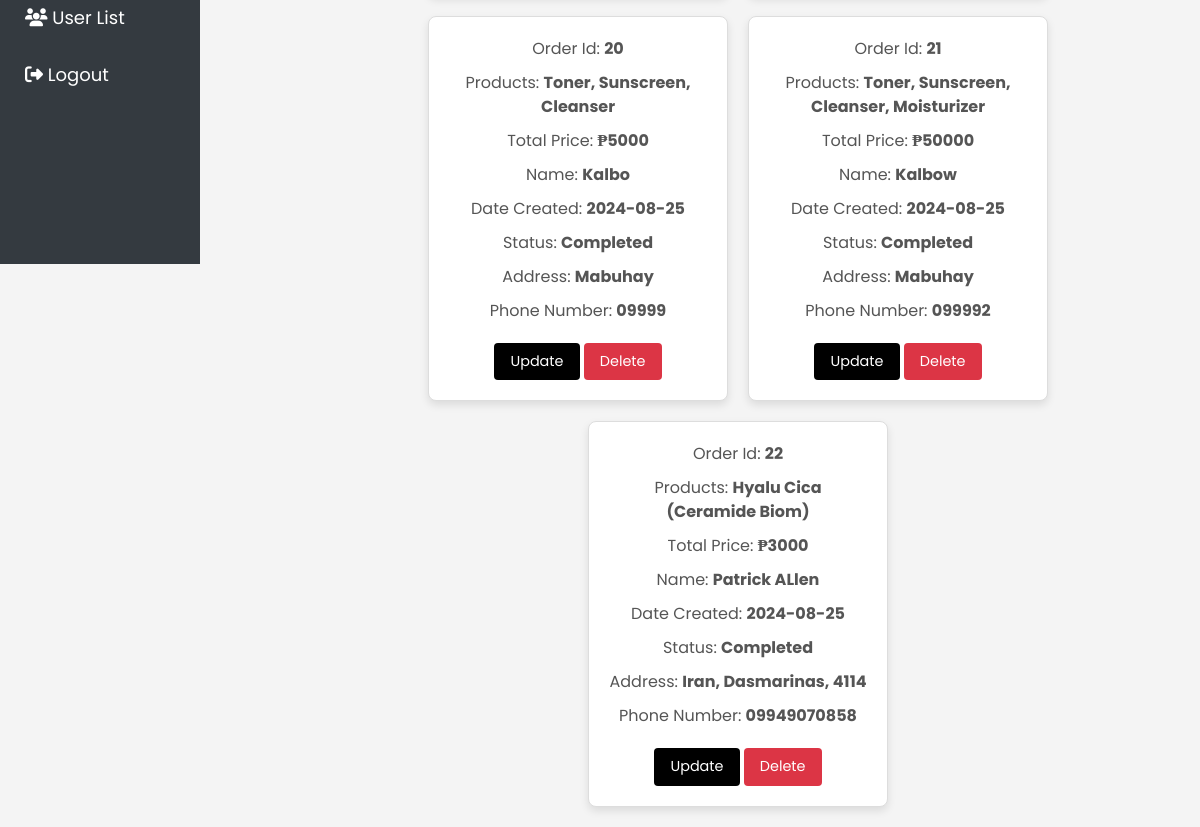
/admin_orders.php (lower part), run on an earlier commit of the app's database.
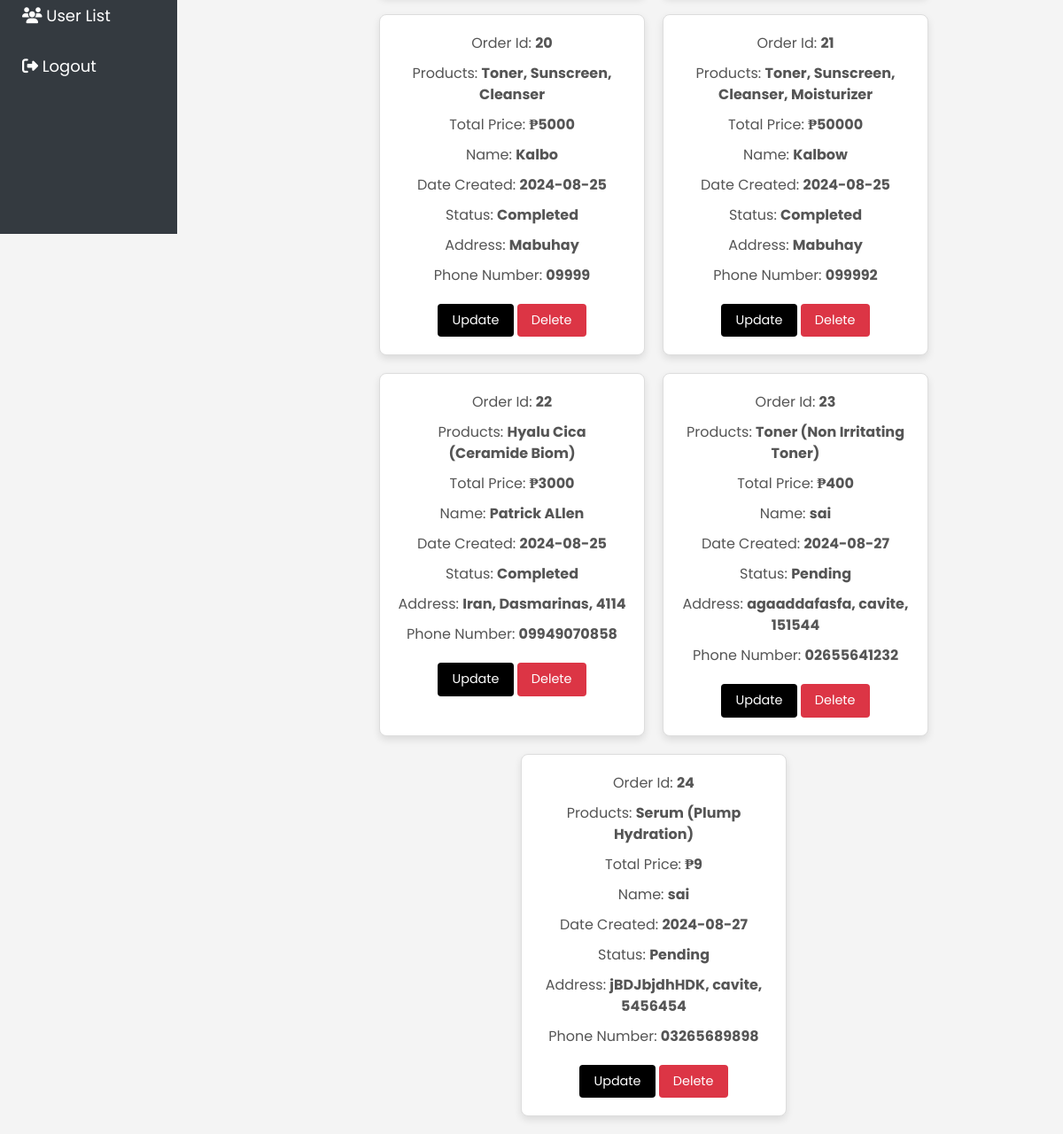
And on a later commit of the database.
### tables this page shows
CREATE TABLE `orders` (
  `id` int(100) NOT NULL,
  `user_id` int(100) NOT NULL,
  `name` varchar(20) NOT NULL,
  `number` varchar(11) NOT NULL,
  `email` varchar(50) NOT NULL,
  `method` varchar(50) NOT NULL,
  `address` varchar(500) NOT NULL,
  `product_names` varchar(1000) NOT NULL,
  `total_price` int(100) NOT NULL,
  `placed_on` date NOT NULL DEFAULT current_timestamp(),
  `payment_status` varchar(20) NOT NULL DEFAULT 'Pending'
);

### admin_orders.php (the view, shortened to what this page needs)
<?php
include('db.php');
?>
<!DOCTYPE html>
<html lang="en">
<head>
   <link href="https://stackpath.bootstrapcdn.com/bootstrap/4.5.2/css/bootstrap.min.css" rel="stylesheet">
   <link rel="stylesheet" href="https://cdnjs.cloudflare.com/ajax/libs/font-awesome/6.1.1/css/all.min.css">
   <link rel="stylesheet" href="admin_orderss.css">
</head>
<body>
<div class="sidebar">
        <a href="user_list.php"><i class="fas fa-users"></i><span> User List</span></a>
        <a href="admin_logout.php"><i class="fas fa-sign-out-alt"></i><span> Logout</span></a>
</div>
<center>
<center>
<section class="orders">
<div class="box-container">
   <?php
   $select_orders = $conn->prepare("SELECT * FROM `orders`");
   $select_orders->execute();
   $result = $select_orders->get_result();
   if ($result->num_rows > 0) {
       while ($fetch_orders = $result->fetch_assoc()) {
   ?>
   <div class="box">
      <p>Order Id: <span><?= htmlspecialchars($fetch_orders['id']); ?></span></p>
      <p>Products: <span><?= htmlspecialchars($fetch_orders['product_names']); ?></span></p>
      <p>Total Price: <span>₱<?= htmlspecialchars($fetch_orders['total_price']); ?></span></p>
      <p>Name: <span><?= htmlspecialchars($fetch_orders['name']); ?></span></p>
      <p>Date Created:  <span><?= htmlspecialchars($fetch_orders['placed_on']); ?></span></p>
      <p>Status: <span><?= htmlspecialchars($fetch_orders['payment_status']); ?></span></p>
      <p>Address: <span><?= htmlspecialchars($fetch_orders['address']); ?></span></p>
      <p>Phone Number: <span><?= htmlspecialchars($fetch_orders['number']); ?></span></p>
      <div class="flex-btn">
         <a href="update_orders.php?id=<?= htmlspecialchars($fetch_orders['id']); ?>" class="option-btn">Update</a>
         <a href="admin_orders.php?delete=<?= htmlspecialchars($fetch_orders['id']); ?>" class="delete-btn" onclick="return confirm('Delete this order?');">Delete</a>
      </div>
   </div>
   <?php
       }
   } else {
       echo '<p class="empty">No Orders Placed Yet!</p>';
   }
   ?>
</div>
</section>
</center>
</body>
</html>

What changed in the data, as far as the page shows it:
added orders: id "23", product_names "Toner (Non Irritating Toner)", total_price "400", name "sai", placed_on "2024-08-27", payment_status "Pending", address "agaaddafasfa, cavite, 151544", number "02655641232"
added orders: id "24", product_names "Serum (Plump Hydration)", total_price "9", name "sai", placed_on "2024-08-27", payment_status "Pending", address "jBDJbjdhHDK, cavite, 5456454", number "03265689898"
